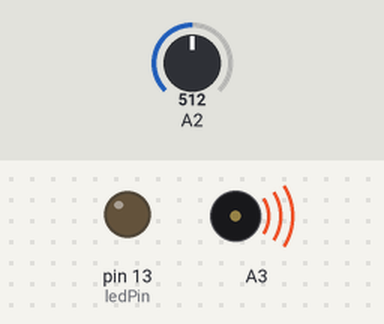
This sketch was run on a simulated Arduino Uno, built with avr-gcc and run on an emulated ATmega328P. Parts: output pins drawn as LEDs (lit = HIGH), buzzer (waves = sounding). Inputs (shaded band) come from the test bench; at power-on: A2 = 512.

Above: at 5.06 s.
Timing chart, 0 to 8.0 s (numbered marks = the images above):
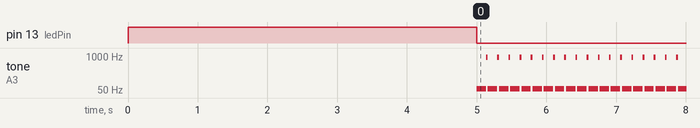

The sketch:

KOS-SimpleTechno.ino
```cpp
/*This program generates "Techno-ish"
 * music based on ambient light levels
 * sensed by the Light Dependant Resistor (LDR).
 *
 * During the first 5 seconds of the sketch,
 * wave your hands over the LDR.
 * This sets the min and max light levels for the
 * the program.
 *
 * Warning: Your brain will melt if this sketch runs too
 * long...
 */

int       sensorValue = 0;
int       sensorLow   = 1023;
int       sensorHigh  = 0;
float     pitch       = 0;
const int ledPin      = 13;

void setup()
{

	pinMode     (ledPin, OUTPUT);
	digitalWrite(ledPin, HIGH);

	while (millis() < 5000)
	{
		sensorValue = analogRead(A2);
		if (sensorValue > sensorHigh) sensorHigh = sensorValue;
		if (sensorValue < sensorLow)  sensorLow  = sensorValue;
	}

	digitalWrite(ledPin, LOW);

}

void loop()
{

	sensorValue = analogRead(A2);
	pitch2Note ();

	tone  (A3, pitch, 109);
	delay (110);

	tone  (A3, 55, 24);
	delay (25);

	tone  (A3, 880, 24);
	delay (25);
}

void pitch2Note ()
{

	pitch = map(sensorValue, sensorLow, sensorHigh, 55, 900);

	if (pitch <   60.205)                    pitch = 55;     // A
	if (pitch >=  60.205 && pitch < 69.415)  pitch = 65.41;  // C
	if (pitch >=  69.415 && pitch < 77.915)  pitch = 73.42;  // D
	if (pitch >=  77.915 && pitch < 90.205)  pitch = 82.41;  // E
	if (pitch >=  90.205 && pitch < 104)     pitch = 98;     // G
	if (pitch >= 104.000 && pitch < 120.405) pitch = 110;    // A
	if (pitch >= 120.405 && pitch < 138.82)  pitch = 130.81; // C
	if (pitch >= 138.820 && pitch < 155.82)  pitch = 146.83; // D
	if (pitch >= 155.820 && pitch < 180.405) pitch = 164.81; // E
	if (pitch >= 180.405 && pitch < 208)     pitch = 196;    // G
	if (pitch >= 208.000 && pitch < 240.815) pitch = 220;    // A
	if (pitch >= 240.815 && pitch < 277.645) pitch = 261.63; // C
	if (pitch >= 277.645 && pitch < 311.645) pitch = 293.66; // D
	if (pitch >= 311.645 && pitch < 360.815) pitch = 329.63; // E
	if (pitch >= 360.815 && pitch < 416)     pitch = 392;    // G
	if (pitch >= 416.000 && pitch < 481.625) pitch = 440;    // A
	if (pitch >= 481.625 && pitch < 555.29)  pitch = 523.25; // C
	if (pitch >= 555.290 && pitch < 623.29)  pitch = 587.33; // D
	if (pitch >= 623.290 && pitch < 721.62)  pitch = 659.25; // E
	if (pitch >= 721.620 && pitch < 831.995) pitch = 783.99; // G
	if (pitch >= 831.995 && pitch <= 880)    pitch = 880;    // A
	if (pitch >  880)                        pitch = 0;
}
```

Measured:
- by itself, tone on A3: alternates 880 Hz for 0.03 s and 55 Hz for 0.14 s
